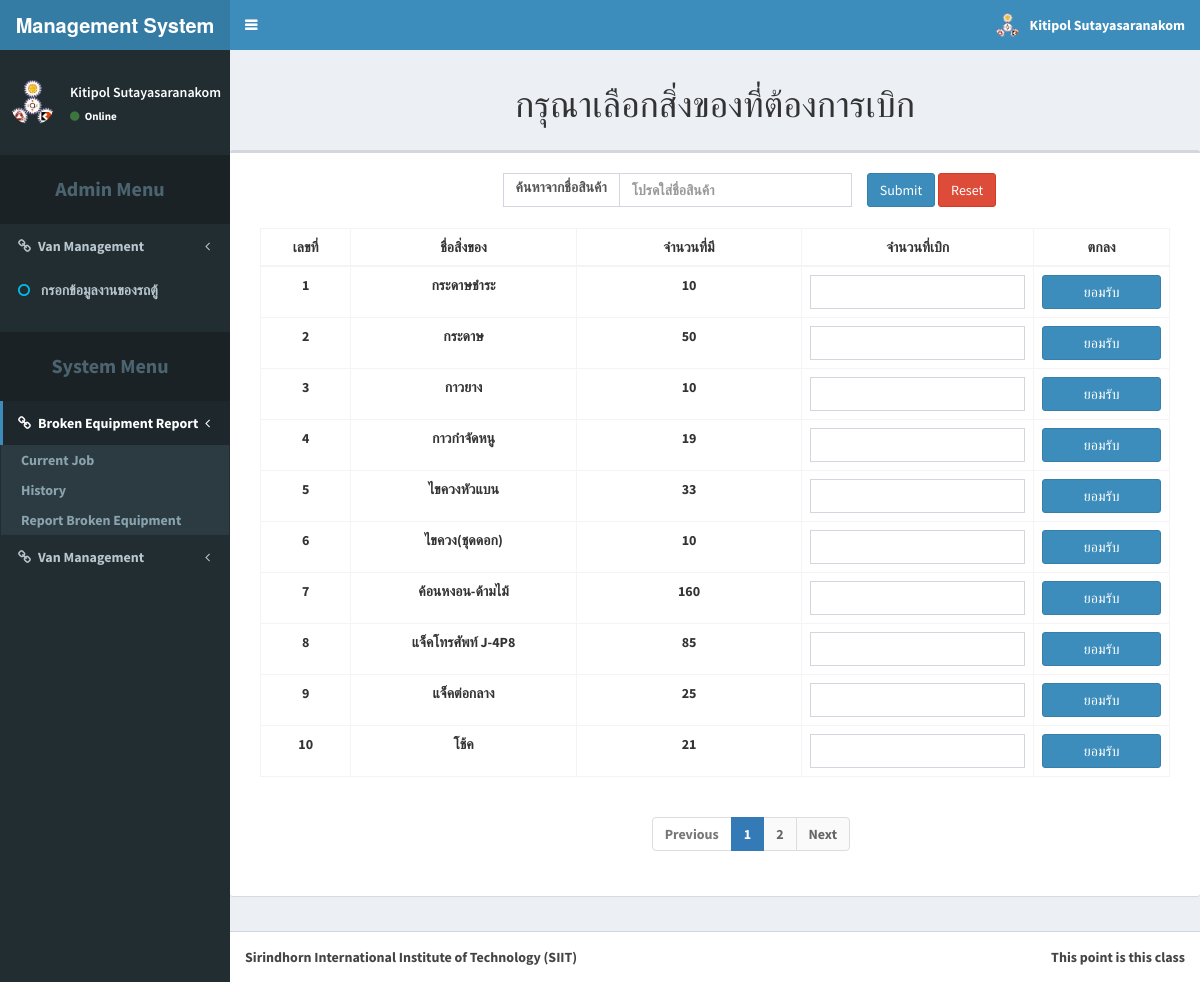
The page /withdraw.php (signed in) on the database its author committed.
### tables this page shows
CREATE TABLE `stock` (
  `stock_id` int(11) NOT NULL AUTO_INCREMENT,
  `stock_name` varchar(255) DEFAULT NULL,
  `stock_total` int(11) DEFAULT NULL,
  `stock_lot` date DEFAULT NULL,
  `stock_docnum` varchar(50) DEFAULT NULL,
  `stock_price` int(11) DEFAULT NULL,
  `stock_com` varchar(50) DEFAULT NULL,
  `stock_place` varchar(50) DEFAULT NULL,
  `stock_totalp` int(11) DEFAULT NULL,
  PRIMARY KEY (`stock_id`)
);

### withdraw.php (the view, shortened to what the rows shown need)
<!DOCTYPE html>
<?php
require_once('connect.php');
?>
<html>
<head>
  <link rel="stylesheet" href="bootstrap/css/bootstrap.css">
  <link rel="stylesheet" href="https://cdnjs.cloudflare.com/ajax/libs/font-awesome/4.5.0/css/font-awesome.min.css">
  <link rel="stylesheet" href="https://cdnjs.cloudflare.com/ajax/libs/ionicons/2.0.1/css/ionicons.min.css">
  <link rel="stylesheet" href="dist/css/AdminLTE.css">
  <link rel="stylesheet" href="dist/css/skins/skin-blue.css">
</head>
<body class="hold-transition skin-blue sidebar-mini">
<div class="wrapper">
  <div class="content-wrapper">
    <section class="content-header">
      <center>
        <h1>
          กรุณาเลือกสิ่งของที่ต้องการเบิก
        </h1>
      </center>
    </section>
    <section class="content">
      <div class="row">
        <div class="box" style="paddin-top:30px;padding-bottom:30px;padding-left:30px;padding-right:30px;padding-bottom:20px">
          <table id="example2" class="table table-bordered table-hover" style="width:100%;margin-top:20px" align="center">
            <thead>
              <tr>
                <td style="text-align:center;width:10%">เลขที่</td>
                <td style="text-align:center;width:25%">ชื่อสิ่งของ</td>
                <td style="text-align:center;width:25%">จำนวนที่มี</td>
                <td style="text-align:center;width:25%">จำนวนที่เบิก</td>
                <td style="text-align:center;width:15%">ตกลง</td>
              </tr>
            </thead>
            <?php
              if(isset($_POST['item_search'])){
                $q = 'SELECT * FROM stock WHERE stock_name LIKE "%'.$_POST['item_search'].'%";';
              }else{
                $q = 'SELECT * FROM stock';
              }
              $res = $db -> query($q);
              while($row = $res -> fetch_array()){
              ?>
              <tr>
                <td style="text-align:center;width:10%"><?php echo $row['stock_id']; ?></td>
                <td style="text-align:center;width:25%"><?php echo $row['stock_name']; ?></td>
                <td style="text-align:center;width:25%"><?php echo $row['stock_total']; ?></td>
                <form action="withdraw.php" method="post" id="confirm">
                  <td style="width:25%">
                    <center>
                      <input type="number" name="total_with" class="form-control" value="โปรดกรอกตัวเลขที่ต้อการเบิก">
                    </center>
                  </td>
                  <td style="text-align:center;width:15%"><input type="submit" name="submit_withdraw" class="btn btn-block btn-primary" value="ยอมรับ"></td>
                </form>
              </tr>
            <?php
              }
            ?>
          </table>
        </div>
      </div>
    </section>
  </div>
</div>
</body>
</html>

### rows shown on the page
stock: stock_id "1", stock_name "กระดาษชำระ", stock_total "10"
stock: stock_id "2", stock_name "กระดาษ", stock_total "50"
stock: stock_id "3", stock_name "กาวยาง", stock_total "10"
stock: stock_id "4", stock_name "กาวกำจัดหนู", stock_total "19"
stock: stock_id "5", stock_name "ไขควงหัวแบน", stock_total "33"
stock: stock_id "6", stock_name "ไขควง(ชุดดอก)", stock_total "10"
stock: stock_id "7", stock_name "ค้อนหงอน-ด้ามไม้", stock_total "160"
stock: stock_id "8", stock_name "แจ็คโทรศัพท์ J-4P8", stock_total "85"
stock: stock_id "9", stock_name "แจ็คต่อกลาง", stock_total "25"
stock: stock_id "10", stock_name "โช้ค", stock_total "21"

### other values the page prints
$_SESSION['fname'] "Kitipol Sutayasaranakom"
